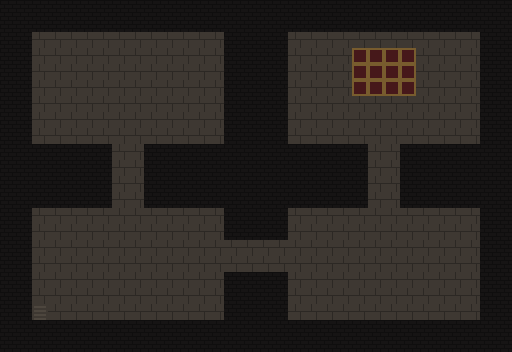

Rendered tile map (Tiled .tmx) drawn with the repository's tilesets; below, a short description and the full map source, tile grids included:
An orthogonal 32x22 tile map with 16x16 px tiles, 1 tile layer (ground) and 5 objects (3x encounter, spawn, exit).

<map version="1.10" tiledversion="1.10.2" orientation="orthogonal" renderorder="right-down" width="32" height="22" tilewidth="16" tileheight="16" infinite="0" nextlayerid="3" nextobjectid="6">
 <properties>
  <property name="name" value="The Cave (placeholder)" />
  <property name="region" type="int" value="1" />
  <property name="light" type="float" value="4.5" />
 </properties>
 <tileset firstgid="1" source="placeholder_tiles.tsx" />
 <layer id="1" name="ground" width="32" height="22">
  <data encoding="csv">
10,10,10,10,10,10,10,10,10,10,10,10,10,10,10,10,10,10,10,10,10,10,10,10,10,10,10,10,10,10,10,10,
10,10,10,10,10,10,10,10,10,10,10,10,10,10,10,10,10,10,10,10,10,10,10,10,10,10,10,10,10,10,10,10,
10,10,9,9,9,9,9,9,9,9,9,9,9,9,10,10,10,10,9,9,9,9,9,9,9,9,9,9,9,9,10,10,
10,10,9,9,9,9,9,9,9,9,9,9,9,9,10,10,10,10,9,9,9,9,15,15,15,15,9,9,9,9,10,10,
10,10,9,9,9,9,9,9,9,9,9,9,9,9,10,10,10,10,9,9,9,9,15,15,15,15,9,9,9,9,10,10,
10,10,9,9,9,9,9,9,9,9,9,9,9,9,10,10,10,10,9,9,9,9,15,15,15,15,9,9,9,9,10,10,
10,10,9,9,9,9,9,9,9,9,9,9,9,9,10,10,10,10,9,9,9,9,9,9,9,9,9,9,9,9,10,10,
10,10,9,9,9,9,9,9,9,9,9,9,9,9,10,10,10,10,9,9,9,9,9,9,9,9,9,9,9,9,10,10,
10,10,9,9,9,9,9,9,9,9,9,9,9,9,10,10,10,10,9,9,9,9,9,9,9,9,9,9,9,9,10,10,
10,10,10,10,10,10,10,9,9,10,10,10,10,10,10,10,10,10,10,10,10,10,10,9,9,10,10,10,10,10,10,10,
10,10,10,10,10,10,10,9,9,10,10,10,10,10,10,10,10,10,10,10,10,10,10,9,9,10,10,10,10,10,10,10,
10,10,10,10,10,10,10,9,9,10,10,10,10,10,10,10,10,10,10,10,10,10,10,9,9,10,10,10,10,10,10,10,
10,10,10,10,10,10,10,9,9,10,10,10,10,10,10,10,10,10,10,10,10,10,10,9,9,10,10,10,10,10,10,10,
10,10,9,9,9,9,9,9,9,9,9,9,9,9,10,10,10,10,9,9,9,9,9,9,9,9,9,9,9,9,10,10,
10,10,9,9,9,9,9,9,9,9,9,9,9,9,10,10,10,10,9,9,9,9,9,9,9,9,9,9,9,9,10,10,
10,10,9,9,9,9,9,9,9,9,9,9,9,9,9,9,9,9,9,9,9,9,9,9,9,9,9,9,9,9,10,10,
10,10,9,9,9,9,9,9,9,9,9,9,9,9,9,9,9,9,9,9,9,9,9,9,9,9,9,9,9,9,10,10,
10,10,9,9,9,9,9,9,9,9,9,9,9,9,10,10,10,10,9,9,9,9,9,9,9,9,9,9,9,9,10,10,
10,10,9,9,9,9,9,9,9,9,9,9,9,9,10,10,10,10,9,9,9,9,9,9,9,9,9,9,9,9,10,10,
10,10,11,9,9,9,9,9,9,9,9,9,9,9,10,10,10,10,9,9,9,9,9,9,9,9,9,9,9,9,10,10,
10,10,10,10,10,10,10,10,10,10,10,10,10,10,10,10,10,10,10,10,10,10,10,10,10,10,10,10,10,10,10,10,
10,10,10,10,10,10,10,10,10,10,10,10,10,10,10,10,10,10,10,10,10,10,10,10,10,10,10,10,10,10,10,10
</data>
 </layer>
 <objectgroup id="2" name="objects">
  <object id="1" name="entrance" class="spawn" x="72" y="280">
   <point />
  </object>
  <object id="2" name="Back up" class="exit" x="32" y="304" width="16" height="16">
   <properties>
    <property name="map" value="sample_region" />
    <property name="spawn" value="dungeon_door" />
   </properties>
  </object>
  <object id="3" name="Plague rat" class="encounter" x="384" y="256" width="16" height="16">
   <properties>
    <property name="kind" value="plague_rat" />
    <property name="encounter" value="dungeon" />
   </properties>
  </object>
  <object id="4" name="Plague rat" class="encounter" x="128" y="80" width="16" height="16">
   <properties>
    <property name="kind" value="plague_rat" />
    <property name="encounter" value="dungeon" />
   </properties>
  </object>
  <object id="5" name="The Grave Priest" class="encounter" x="368" y="64" width="16" height="16">
   <properties>
    <property name="kind" value="grave_priest" />
    <property name="encounter" value="boss" />
   </properties>
  </object>
 </objectgroup>
</map>
